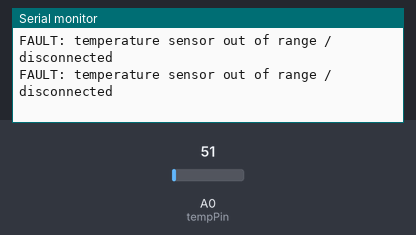
Recording of a sketch running on a simulated Arduino Uno, built with avr-gcc and run on an emulated ATmega328P. Shown: the last lines printed to the serial monitor. Inputs (shaded band) come from the test bench; at power-on: A0 (tempPin) = 51.

Above: at 5.8 s.
5.9 s: A0 (tempPin) set to 128
16.8 s: A0 (tempPin) set to 152
At 21.7 s:
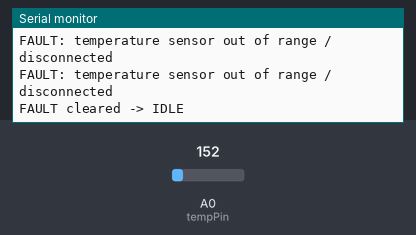
At 25.7 s:
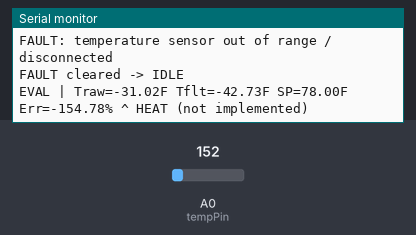

The sketch:

WaterTemp-start.ino
```cpp
/*
  Temperature Control State Machine (non-blocking)
  - Reads RTD analog input periodically
  - Filters temperature
  - Decides whether to COOL / HEAT / OK based on percent error band
  - "Actuates" fans via stub functions (non-functioning placeholders)
  - Uses a settle/mix time after any fan action before re-evaluating

  NOTE: Fan functions are stubs. Replace bodies with real pin/PWM control later.
*/

#include <Arduino.h>
#include <math.h>

// -------------------- Hardware / sensor settings --------------------
const int   tempPin = A0;
const float Vref    = 5.0;

// Voltage->Temp model (your existing linear conversion)
const float V_OFFSET = 1.058;
const float V_SLOPE  = 0.009;   // V per °C

// -------------------- Control settings --------------------
const float setpointF        = 78.0;     // desired temperature °F
const float tolerancePercent = 5.0;      // allowable +/- percent of setpoint

// Timing (non-blocking)
const unsigned long sampleIntervalMs = 1000;   // sensor sample rate
const unsigned long controlPeriodMs  = 5000;  // control decision rate
const unsigned long settleTimeMs     = 5000;  // wait after "fan action" before re-evaluating

// Fan staging thresholds (percent error above setpoint)
const float stage1Pct = 2.0;   // just above tolerance
const float stage2Pct = 5.0;
const float stage3Pct = 8.0;

// Filter strength (EMA). 0.0 = no update, 1.0 = no filtering
const float emaAlpha = 0.25;

// -------------------- State machine --------------------
enum ControlState {
  ST_INIT = 0,
  ST_IDLE,
  ST_SAMPLE,
  ST_EVALUATE,
  ST_ACTUATE,
  ST_SETTLE,
  ST_FAULT
};

enum Action {
  ACT_OK = 0,
  ACT_COOL,
  ACT_HEAT
};

ControlState state = ST_INIT;
// -------------------- Timing variables --------------------
unsigned long lastSampleMs  = 0;
unsigned long lastControlMs = 0;
unsigned long stateEnterMs  = 0;

// -------------------- Measurements / derived values --------------------
float tempF_raw      = NAN;
float tempF_filtered = NAN;
float percentError   = NAN;

// Decision outputs
Action action = ACT_OK;
int fanStage = 0; // 0=off, 1..3 stages

// -------------------- Helper: enter a state --------------------
void enterState(ControlState s) {
  state = s;
  stateEnterMs = millis();
}

// -------------------- Sensor read / conversion --------------------
float readTemperatureF() {
  int rawADC = analogRead(tempPin);
  float voltage = rawADC * (Vref / 1023.0);
  float tempC = (voltage - V_OFFSET) / V_SLOPE;
  float tempF = tempC * 9.0 / 5.0 + 32.0;
  return tempF;
}

// -------------------- Filtering --------------------
void updateFilter(float newTempF) {
  tempF_raw = newTempF;

  if (isnan(tempF_filtered)) {
    tempF_filtered = newTempF; // initialize
  } else {
    tempF_filtered = emaAlpha * newTempF + (1.0 - emaAlpha) * tempF_filtered;
  }
}

// -------------------- Fault detection (simple bounds check) --------------------
bool sensorFault(float tf) {
  // Adjust to your expected operating range
  if (isnan(tf)) return true;
  if (tf < -40.0 || tf > 200.0) return true; // unrealistic -> sensor/wiring issue
  return false;
}

// -------------------- Decision logic --------------------
void computeDecision() {
  percentError = ((tempF_filtered - setpointF) / setpointF) * 100.0;
  float absErr = fabs(percentError);

  fanStage = 0;

  if (absErr <= tolerancePercent) {
    action = ACT_OK;
    fanStage = 0;
    return;
  }

  if (percentError > 0) {
    // Too hot -> COOL
    action = ACT_COOL;

    // Stage the fan based on how far above setpoint we are (percent)
    if (percentError >= stage3Pct) fanStage = 3;
    else if (percentError >= stage2Pct) fanStage = 2;
    else fanStage = 1;

  } else {
    // Too cold -> HEAT (placeholder for future)
    action = ACT_HEAT;
    fanStage = 0;
  }
}

// -------------------- UART output --------------------
void printStatus(const char* tag) {
  Serial.print(tag);
  Serial.print(" | Traw=");
  Serial.print(tempF_raw, 2);
  Serial.print("F Tflt=");
  Serial.print(tempF_filtered, 2);
  Serial.print("F SP=");
  Serial.print(setpointF, 2);
  Serial.print("F Err=");
  Serial.print(percentError, 2);
  Serial.print("% ");

  if (action == ACT_OK) {
    Serial.println("- OK");
  } else if (action == ACT_COOL) {
    Serial.print("v COOL stage=");
    Serial.println(fanStage);
  } else {
    Serial.println("^ HEAT (not implemented)");
  }
}

// -------------------- Fan control stubs (non-functioning) --------------------
void fansOff() {
  // TODO: implement later (e.g., analogWrite(FAN_PWM_PIN, 0))
}

void fansSetStage(int stage) {
  // TODO: implement later
  // Example mapping when you implement:
  // stage 1 -> 35% PWM
  // stage 2 -> 65% PWM
  // stage 3 -> 100% PWM
  (void)stage;
}

// -------------------- Setup --------------------
void setup() {
  Serial.begin(9600);
  Serial.println("Temp Control FSM (fans stubbed)");
  enterState(ST_INIT);
}

// -------------------- Main loop (non-blocking) --------------------
void loop() {
  unsigned long now = millis();

  switch (state) {
    case ST_INIT: {
      // Initialize measurements
      float tf = readTemperatureF();
      updateFilter(tf);

      if (sensorFault(tempF_raw)) {
        enterState(ST_FAULT);
      } else {
        lastSampleMs  = now;
        lastControlMs = now;
        enterState(ST_IDLE);
        Serial.println("INIT done -> IDLE");
      }
      break;
    }

    case ST_IDLE: {
      // Periodic sampling (fast loop)
      if (now - lastSampleMs >= sampleIntervalMs) {
        lastSampleMs = now;
        enterState(ST_SAMPLE);
      }
      // Periodic control decision (slow loop)
      else if (now - lastControlMs >= controlPeriodMs) {
        lastControlMs = now;
        enterState(ST_EVALUATE);
      }
      break;
    }

    case ST_SAMPLE: {
      float tf = readTemperatureF();
      updateFilter(tf);

      if (sensorFault(tempF_raw)) {
        enterState(ST_FAULT);
      } else {
        // Return immediately to IDLE (non-blocking)
        enterState(ST_IDLE);
      }
      break;
    }

    case ST_EVALUATE: {
      // Decide based on filtered temperature
      computeDecision();
      printStatus("EVAL");
      enterState(ST_ACTUATE);
      break;
    }

    case ST_ACTUATE: {
      // Take action, but only via stub functions for now
      if (action == ACT_OK) {
        fansOff();
      } else if (action == ACT_COOL) {
        fansSetStage(fanStage);
      } else { // ACT_HEAT
        // Future: heater control
        fansOff();
      }

      // After action, wait settle time before allowing next evaluation
      enterState(ST_SETTLE);
      break;
    }

    case ST_SETTLE: {
      // Still sample while settling (so logs update and fault detection works)
      if (now - lastSampleMs >= sampleIntervalMs) {
        lastSampleMs = now;
        float tf = readTemperatureF();
        updateFilter(tf);

        if (sensorFault(tempF_raw)) {
          enterState(ST_FAULT);
          break;
        }
      }

      // Stay here until settle time passes, then go back to IDLE
      if (now - stateEnterMs >= settleTimeMs) {
        Serial.println("SETTLE complete -> IDLE");
        enterState(ST_IDLE);
      }
      break;
    }

    case ST_FAULT: {
      // Safe response on fault
      fansOff();
      Serial.println("FAULT: temperature sensor out of range / disconnected");

      // Try to recover periodically without blocking
      // (Every 5 seconds attempt a read; if normal, re-init filter and return to IDLE)
      if (now - stateEnterMs >= 5000) {
        float tf = readTemperatureF();
        updateFilter(tf);
        if (!sensorFault(tempF_raw)) {
          Serial.println("FAULT cleared -> IDLE");
          lastSampleMs  = now;
          lastControlMs = now;
          enterState(ST_IDLE);
        } else {
          // stay in fault, reset timer for next retry
          enterState(ST_FAULT);
        }
      }
      break;
    }

    default:
      enterState(ST_FAULT);
      break;
  }
}
```

Measured:
- the behaviour switches between 142 and 143 on A0 (tempPin) (found by bisection; images 0 and 1)
- after the input at 16.8 s, the serial monitor: prints a new line after 3.6 s (image 1)
